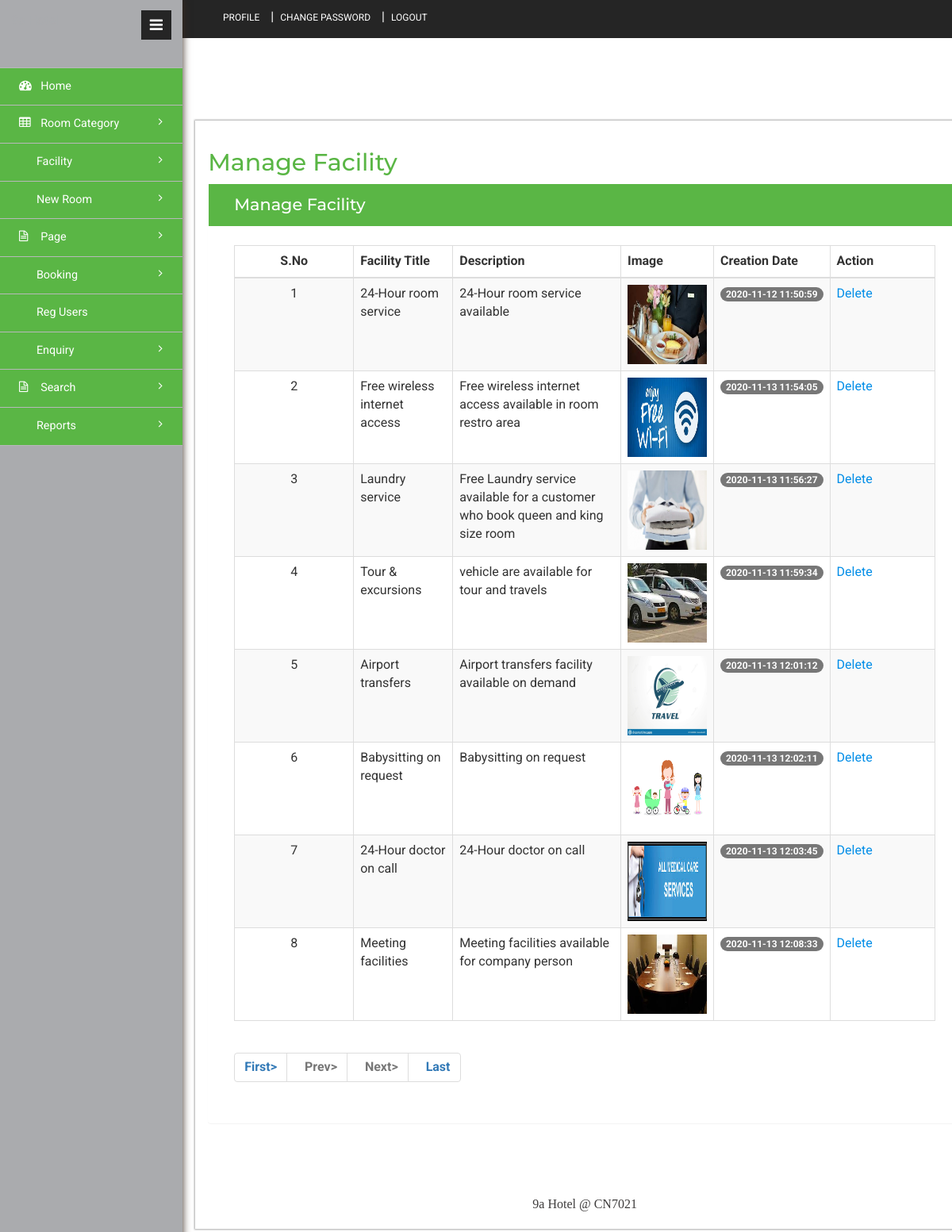
Screenshot of /admin/manage-facility.php (signed in) with the database file from the repository.
### tables this page shows
CREATE TABLE `tblfacility` (
  `ID` int(10) NOT NULL,
  `FacilityTitle` varchar(200) DEFAULT NULL,
  `Description` mediumtext DEFAULT NULL,
  `Image` varchar(200) DEFAULT NULL,
  `CreationDate` timestamp NULL DEFAULT current_timestamp()
);

### admin/manage-facility.php (the view, shortened to what this page needs)
<?php
include('includes/dbconnection.php');
if (strlen($_SESSION['hbmsaid']==0)) {
  header('location:logout.php');
  } else{
?>
<!DOCTYPE HTML>
<html>
<head>
<link href="css/bootstrap.min.css" rel='stylesheet' type='text/css' />
<link href="css/style.css" rel='stylesheet' type='text/css' />
<link href="css/font-awesome.css" rel="stylesheet">
<link rel="stylesheet" href="css/icon-font.min.css" type='text/css' />
</head>
<body>
   <div class="page-container">
	<div class="left-content">
	   <div class="inner-content">
			<?php include_once('includes/header.php');?>
			<div class="content">
<div class="women_main">
	<div class="grids">
					<div class="progressbar-heading grids-heading">
						<h2>Manage Facility</h2>
					</div>
					<div class="panel panel-widget forms-panel">
						<div class="forms">
							<div class="form-grids widget-shadow" data-example-id="basic-forms">
								<div class="form-title">
									<h4>Manage Facility </h4>
								</div>
								<div class="form-body">
									     <table class="table table-bordered table-striped table-vcenter js-dataTable-full-pagination">
                                <thead>
                                    <tr>
                                        <th class="text-center">S.No</th>
                                        <th>Facility Title</th>
                                        <th class="d-none d-sm-table-cell">Description</th>
                                        <th class="d-none d-sm-table-cell">Image</th>
                                        <th class="d-none d-sm-table-cell">Creation Date</th>
                                        <th class="d-none d-sm-table-cell" style="width: 15%;">Action</th>
                                       </tr>
                                </thead>
                                <tbody>
                                    <?php
                                    if (isset($_GET['pageno'])) {
            $pageno = $_GET['pageno'];
        } else {
            $pageno = 1;
        }
        $no_of_records_per_page = 10;
        $offset = ($pageno-1) * $no_of_records_per_page;
       $ret = "SELECT ID FROM tblfacility";
$query1 = $dbh -> prepare($ret);
$query1->execute();
$total_rows=$query1->rowCount();
$total_pages = ceil($total_rows / $no_of_records_per_page);
$sql="SELECT * from tblfacility LIMIT $offset, $no_of_records_per_page";
$query = $dbh -> prepare($sql);
$query->execute();
$results=$query->fetchAll(PDO::FETCH_OBJ);
$cnt=1;
if($query->rowCount() > 0)
{
foreach($results as $row)
{               ?>
                                    <tr>
                                        <td class="text-center"><?php echo htmlentities($cnt);?></td>
                                        <td class="font-w600"><?php  echo htmlentities($row->FacilityTitle);?></td>
                                        <td class="d-none d-sm-table-cell"><?php  echo htmlentities($row->Description);?></td>
                                         <td class="d-none d-sm-table-cell"><img src="images/<?php echo $row->Image;?>" width="100" height="100"></td>
                                        <td class="d-none d-sm-table-cell">
                                            <span class="badge badge-primary"><?php  echo htmlentities($row->CreationDate);?></span>
                                        </td>
                                         <td class="d-none d-sm-table-cell"><a href="manage-facility.php?delid=<?php echo ($row->ID);?>" onclick="return confirm('Do you really want to Delete ?');">Delete</a></td>
                                    </tr>
                                    <?php $cnt=$cnt+1;}} ?>
                                </tbody>
                            </table>
                            <div align="left">
    <ul class="pagination" >
        <li><a href="?pageno=1"><strong>First></strong></a></li>
        <li class="<?php if($pageno <= 1){ echo 'disabled'; } ?>">
            <a href="<?php if($pageno <= 1){ echo '#'; } else { echo "?pageno=".($pageno - 1); } ?>"><strong style="padding-left: 10px">Prev></strong></a>
        </li>
        <li class="<?php if($pageno >= $total_pages){ echo 'disabled'; } ?>">
            <a href="<?php if($pageno >= $total_pages){ echo '#'; } else { echo "?pageno=".($pageno + 1); } ?>"><strong style="padding-left: 10px">Next></strong></a>
        </li>
        <li><a href="?pageno=<?php echo $total_pages; ?>"><strong style="padding-left: 10px">Last</strong></a></li>
    </ul>
</div>
								</div>
							</div>
						</div>
					</div>
				</div>
<?php include_once('includes/footer.php');?>
</div>
</div>
		</div>
</div>
			<?php include_once('includes/sidebar.php');?>
							</div>
</body>
</html><?php }  ?>

### rows the page displays
tblfacility: FacilityTitle "24-Hour room service", Description "24-Hour room service available", Image (picture), CreationDate "2020-11-12 11:50:59"
tblfacility: FacilityTitle "Free wireless internet access", Description "Free wireless internet access available in room restro area", Image (picture), CreationDate "2020-11-13 11:54:05"
tblfacility: FacilityTitle "Laundry service", Description "Free Laundry service available for a customer who book queen and king size room", Image (picture), CreationDate "2020-11-13 11:56:27"
tblfacility: FacilityTitle "Tour & excursions", Description "vehicle are available for tour and travels", Image (picture), CreationDate "2020-11-13 11:59:34"
tblfacility: FacilityTitle "Airport transfers", Description "Airport transfers facility available on demand", Image (picture), CreationDate "2020-11-13 12:01:12"
tblfacility: FacilityTitle "Babysitting on request", Description "Babysitting on request", Image (picture), CreationDate "2020-11-13 12:02:11"
tblfacility: FacilityTitle "24-Hour doctor on call", Description "24-Hour doctor on call", Image (picture), CreationDate "2020-11-13 12:03:45"
tblfacility: FacilityTitle "Meeting facilities", Description "Meeting facilities available for company person", Image (picture), CreationDate "2020-11-13 12:08:33"
